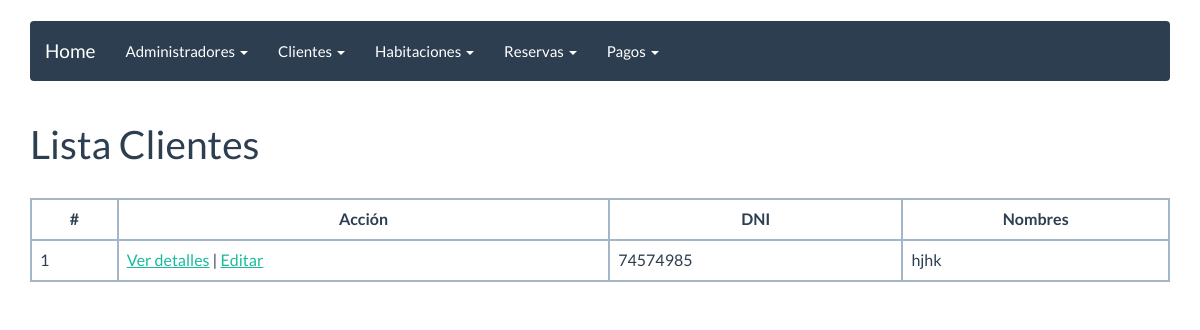
The app's page /listarcliente, older data.
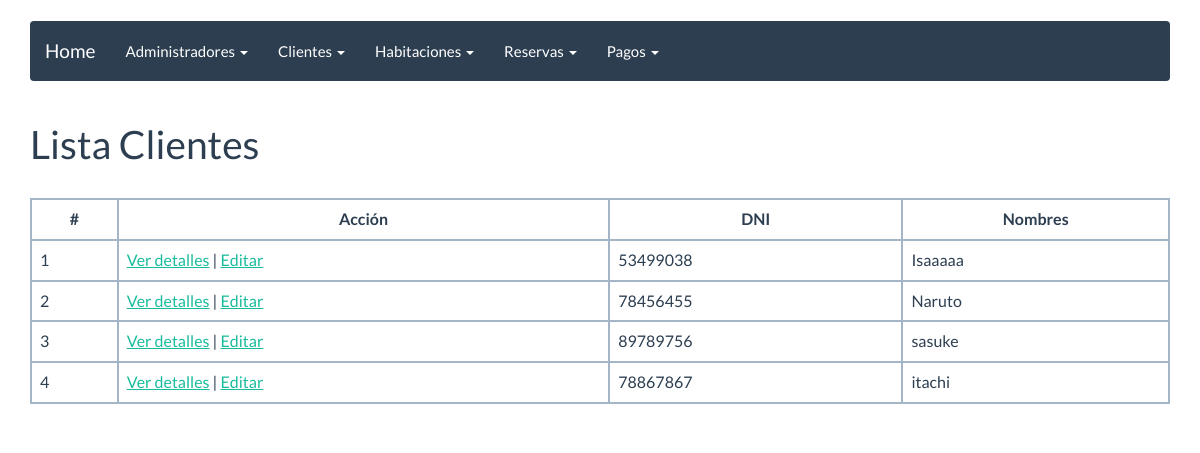
The same page, newer data.
### reservar/models.py (models this page shows, shortened)
class Cliente(models.Model):
    dni_cliente=models.CharField(max_length=8)
    nombre_cliente = models.CharField(max_length=50)
    apellidos_cliente = models.CharField(max_length=50)
    email=models.EmailField()

### reservar/views.py (the view)
# urls.py: url(r'^listarcliente', ClienteList.as_view(), name='cliente_listar'),
class ClienteList(ListView):
    model = Cliente
    template_name = "cliente_list.html"

### templates/cliente_list.html (shortened to what this page needs)
{% extends "base.html" %}
{% block content %}
<h1>Lista Clientes</h1><br>
<table class="table table-bordered">
    <tbody>
        {% if object_list %}
        <thead align="center">
            <tr>
                <td><strong>#</strong></td>
                <td><strong>Acción</strong></td>
                <td><strong>DNI</strong></td>
                <td><strong>Nombres</strong></td>
            </tr>
        </thead>
        {% for cliente in object_list %}
        <tr>
            <td>{{ cliente.id }}</td>
            <td>
                <a href="{% url 'cliente_detail' cliente.id %}">Ver detalles</a> | <a href="{% url 'cliente_editar' cliente.id %}">Editar</a>
            </td>
            <td>{{ cliente.dni_cliente }}</td>
            <td>{{ cliente.nombre_cliente }}</td>
        </tr>
        {% endfor %}
        {% else %}
        <h1>No hay registros de clientes</h1>
        {% endif %}
    </tbody>
</table>
{% endblock%}

Row changes from the older to the newer data that the page shows:
changed Cliente id 1: dni_cliente "74574985" → "53499038"; nombre_cliente "hjhk" → "Isaaaaa"
added Cliente: id "2", dni_cliente "78456455", nombre_cliente "Naruto"
added Cliente: id "3", dni_cliente "89789756", nombre_cliente "sasuke"
added Cliente: id "4", dni_cliente "78867867", nombre_cliente "itachi"
